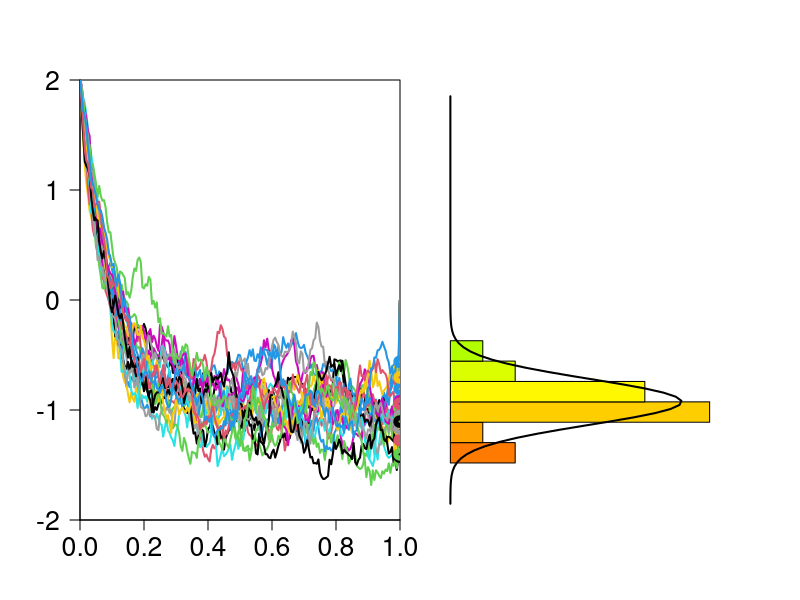

Generate this figure with R:
a=-10;b=-10;sigma=1; N=200; t <- 0:N; dt <- 1.0/N; nsim=20;
X <- matrix(rnorm( nsim * N, 0, sqrt(dt)), nsim, N); Y <- matrix(0, nsim, N+1)
for (i in 1:nsim){Y[i,1]=2; for (j in 2:N){Y[i,j] = Y[i,j-1]+b*dt +a*Y[i,j-1]*dt +sigma*X[i,j];}}; H<-hist(Y[,N],plot=FALSE); dev.new(width=16,height=7);
layout(matrix(c(1,2), nrow =1, byrow = TRUE));par(mar=c(2,2,2,0), oma = c(2, 2, 2, 2))
plot(t*dt, Y[1, ], xlab = "", ylab = "", type = "l", ylim = c(-2, 2), col = 0, xaxs='i',yaxs='i',las=1, cex.axis=1.6)
for (i in 1:nsim){lines(t*dt, Y[i, ], type = "l", ylim = c(-2, 2), col = i,lwd=2)}
for (i in 1:nsim){points(0.999, Y[i,N], pch=1, lwd = 5, col = i)}
x <- seq(-2,2, length=100); px <- dnorm(x,-b/a,sqrt(sigma**2/2/(-a)));par(mar = c(2,2,2,2))
plot(NULL , xlab="", ylab="", xlim = c(0, max(px,H$density)), ylim = c(-2,2),axes=F)
rect(0, H$breaks[1:(length(H$breaks) - 1)], col=rainbow(20,start=0.08,end=0.6), H$density, H$breaks[2:length(H$breaks)]); lines(px,x, lty=1, col="black",lwd=2)
